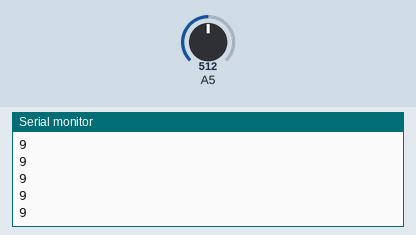
Bench run of a sketch on a simulated Arduino Uno, built with avr-gcc and run on an emulated ATmega328P. On the bench: the last lines printed to the serial monitor. The inputs (shaded band) are chosen by the test bench; at power-on: A5 = 512.

Above: at 1.2 s.
1.3 s: A5 set to 716
At 1.51 s:
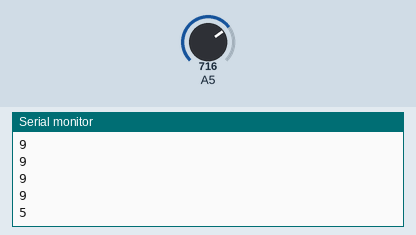
2.8 s: A5 set to 900
At 2.82 s:
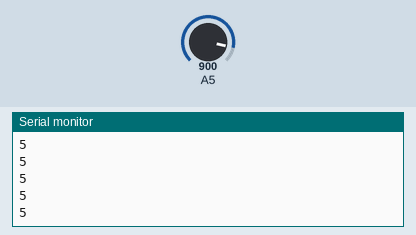
Timing chart, 0 to 5.8 s (numbered marks = the images above; inputs shaded):
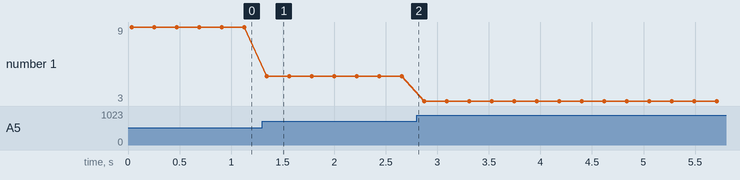

Measured:
- after the input at 1.3 s, the serial monitor: prints a new line after 0.05 s (image 1)
- plotted number 1: 9 → 5 after the input at 1.3 s, 5 → 3 after the input at 2.8 s

The sketch:

sharp.ino
```cpp
#include <SoftwareSerial.h>

SoftwareSerial display(3, 2);
char cmstring[10];

void setup(void) {
  Serial.begin(9600);
  display.begin(9600);

  display.write(254); // move cursor to beginning of first line
  display.write(128);

  display.write("                "); // clear display
  display.write("                ");
}

void loop(void) {
  display.write(254); // move cursor to beginning of first line
  display.write(128);

  int reading = analogRead(A5);

  int calculated = (6762/(reading-9))-4;

  Serial.println(calculated);

  sprintf(cmstring, "%3d", calculated);
  display.write("distance: ");
  display.write(cmstring);
  display.write("cm");

  delay(200);
}
```
